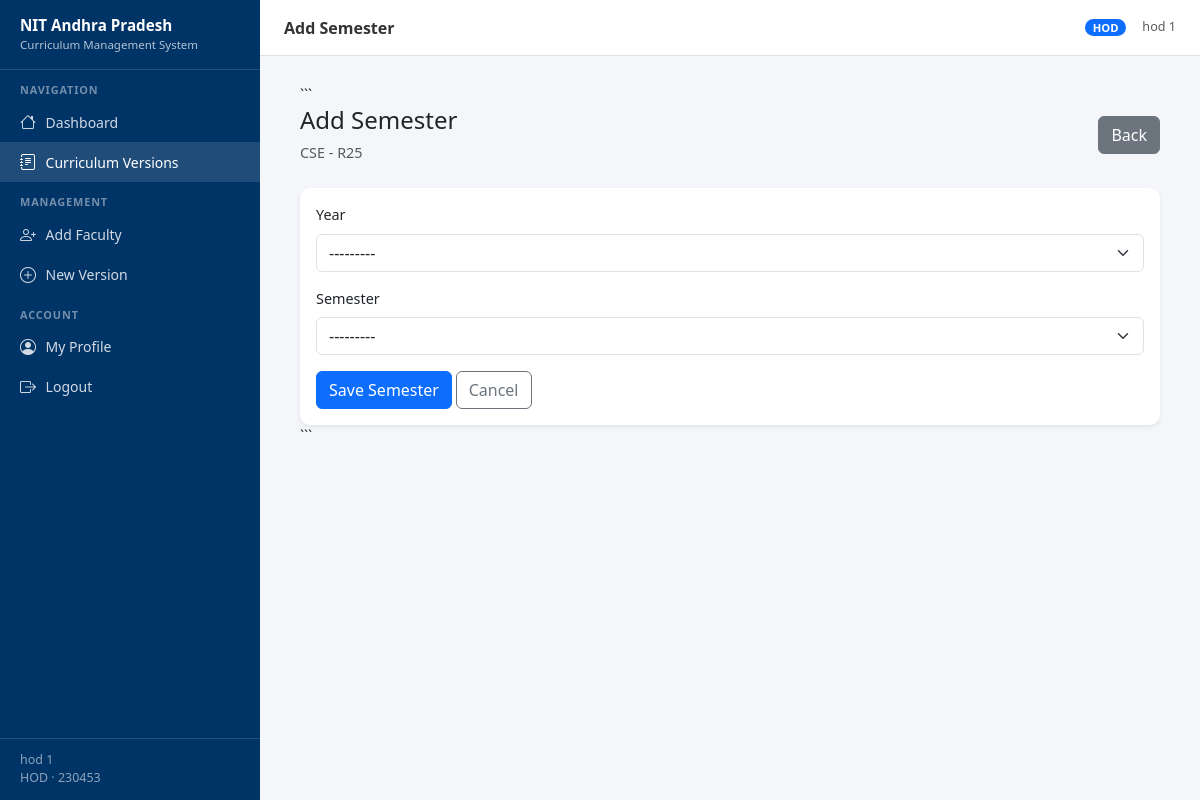
Page /curriculum/version/2/semester/create/ (signed in) on the committed database.
### accounts/models.py (models this page shows, shortened)
class Profile(models.Model):
    ROLE_ADMIN = 'ADMIN'
    ROLE_HOD = 'HOD'
    ROLE_FACULTY = 'FACULTY'
    ROLE_CHOICES = [
        (ROLE_ADMIN, 'Admin'),
        (ROLE_HOD, 'HOD'),
        (ROLE_FACULTY, 'Faculty'),
    ]
    user = models.OneToOneField(User, on_delete=models.CASCADE, related_name='profile')
    role = models.CharField(max_length=20, choices=ROLE_CHOICES)
    department = models.ForeignKey(
        Department,
        on_delete=models.SET_NULL,
        null=True,
        blank=True,
        related_name='profiles'
    )
    employee_id = models.CharField(max_length=50, blank=True)
    phone = models.CharField(max_length=20, blank=True)
    created_at = models.DateTimeField(auto_now_add=True)
    class Meta:
        ordering = ['user__last_name', 'user__first_name']
    @property
    def is_admin(self):
        return self.role == self.ROLE_ADMIN
    @property
    def is_hod(self):
        return self.role == self.ROLE_HOD
    @property
    def display_name(self):
        full = self.user.get_full_name()
        return full if full.strip() else self.user.username

class Department(models.Model):
    name = models.CharField(max_length=200)
    code = models.CharField(max_length=20, unique=True)
    degree = models.CharField(max_length=100, default='B.Tech')
    created_at = models.DateTimeField(auto_now_add=True)
    updated_at = models.DateTimeField(auto_now=True)
    class Meta:
        ordering = ['name']

### curriculum/models.py (models this page shows, shortened)
class CurriculumVersion(models.Model):
    STATUS_DRAFT = 'DRAFT'
    STATUS_PUBLISHED = 'PUBLISHED'
    STATUS_ARCHIVED = 'ARCHIVED'
    STATUS_CHOICES = [
        (STATUS_DRAFT, 'Draft'),
        (STATUS_PUBLISHED, 'Published'),
        (STATUS_ARCHIVED, 'Archived'),
    ]
    department = models.ForeignKey(Department, on_delete=models.CASCADE, related_name='curriculum_versions')
    regulation = models.CharField(max_length=20, help_text="e.g. R20, R24, R28")
    academic_year = models.CharField(max_length=20, help_text="e.g. 2024-25")
    status = models.CharField(max_length=20, choices=STATUS_CHOICES, default=STATUS_DRAFT)
    institute_name = models.CharField(max_length=300, default="National Institute of Technology Andhra Pradesh")
    institute_vision = models.TextField(blank=True)
    institute_mission = models.JSONField(default=list, help_text="List of mission statement strings")
    dept_vision = models.TextField(blank=True)
    dept_mission = models.JSONField(default=list, help_text="List of mission statement strings")
    ga_intro = models.TextField(
        blank=True,
        default="The Graduate Attributes are the knowledge skills and attitudes which the students have at "
                "the time of graduation. These attributes are generic and are common to all engineering programs. "
                "These Graduate Attributes are identified by National Board of Accreditation."
    )
    created_by = models.ForeignKey(User, on_delete=models.SET_NULL, null=True, related_name='created_versions')
    created_at = models.DateTimeField(auto_now_add=True)
    updated_at = models.DateTimeField(auto_now=True)
    class Meta:
        ordering = ['-created_at']
        unique_together = [('department', 'regulation')]
        verbose_name = 'Curriculum Version'

### curriculum/views.py (the view)
    @login_required
    def wrapper(request, *args, **kwargs):
        profile = get_profile(request)
        if not profile or not profile.department:
            return HttpResponseForbidden("No department assigned.")
        return view_func(request, *args, **kwargs)

### curriculum/forms.py
class SemesterForm(forms.ModelForm):
    class Meta:
        model = Semester
        fields = ['year', 'semester']
        widgets = {
            'year': forms.Select(attrs=W_SELECT),
            'semester': forms.Select(attrs=W_SELECT),
        }

### curriculum/views.py (called while the page is built, shortened)
def get_profile(request):
    try:
        return request.user.profile
    except Profile.DoesNotExist:
        return None

def dept_required(view_func):
    @login_required
    def wrapper(request, *args, **kwargs):
        profile = get_profile(request)
        if not profile or not profile.department:
            return HttpResponseForbidden("No department assigned.")
        return view_func(request, *args, **kwargs)
    return wrapper

def get_version_or_403(request, version_pk):
    profile = get_profile(request)
    version = get_object_or_404(CurriculumVersion, pk=version_pk)
    if profile.is_admin:
        return version
    if version.department != profile.department:
        return None
    return version

@dept_required
def semester_create(request, version_pk):
    profile = get_profile(request)
    version = get_version_or_403(request, version_pk)
    if version is None:
        return HttpResponseForbidden()
    form = SemesterForm(request.POST or None)
    return render(request, 'curriculum/semester_form.html', {'form': form, 'version': version})

### templates/curriculum/semester_form.html (shortened to what this page needs)
{% extends "base.html" %}
{% block page_title %}Add Semester{% endblock %}
{% block nav_curriculum %}active{% endblock %}
{% block content %}
<div class="container-fluid">
```
<div class="d-flex justify-content-between align-items-center mb-4">
    <div>
        <h4>Add Semester</h4>
        <p class="text-muted mb-0">
            {{ version.department.name }} - {{ version.regulation }}
        </p>
    </div>
    <a href="{% url 'curriculum:version_detail' version.pk %}"
       class="btn btn-secondary">
        Back
    </a>
</div>
<div class="card shadow-sm">
    <div class="card-body">
        <form method="post">
            {% for field in form %}
                <div class="mb-3">
                    <label class="form-label">
                        {{ field.label }}
                    </label>
                    {{ field }}
                </div>
            {% endfor %}
            <button type="submit"
                    class="btn btn-primary">
                Save Semester
            </button>
            <a href="{% url 'curriculum:version_detail' version.pk %}"
               class="btn btn-outline-secondary">
                Cancel
            </a>
        </form>
    </div>
</div>
```
</div>
{% endblock %}

### templates/base.html (shortened to what this page needs)
<!DOCTYPE html>
<html lang="en">
<head>
  <link href="https://cdn.jsdelivr.net/npm/bootstrap@5.3.3/dist/css/bootstrap.min.css" rel="stylesheet" />
  <link href="https://cdn.jsdelivr.net/npm/bootstrap-icons@1.11.3/font/bootstrap-icons.min.css" rel="stylesheet" />
</head>
<body>
<nav id="sidebar">
  <div class="brand">
    <div class="brand-title">NIT Andhra Pradesh</div>
    <div class="brand-sub">Curriculum Management System</div>
  </div>
  {% if user.is_authenticated %}
    {% with profile=user.profile %}
    <div class="nav-section-label">Navigation</div>
    <a href="{% url 'accounts:dashboard' %}" class="nav-link {% block nav_dashboard %}{% endblock %}">
      <i class="bi bi-house"></i> Dashboard
    </a>
    <a href="{% url 'curriculum:version_list' %}" class="nav-link {% block nav_curriculum %}{% endblock %}">
      <i class="bi bi-journal-text"></i> Curriculum Versions
    </a>
    {% if profile.is_admin or profile.is_hod %}
    <div class="nav-section-label">Management</div>
      {% if profile.is_hod %}
      <a href="{% url 'accounts:create_faculty' %}" class="nav-link">
        <i class="bi bi-person-plus"></i> Add Faculty
      </a>
      <a href="{% url 'curriculum:version_create' %}" class="nav-link">
        <i class="bi bi-plus-circle"></i> New Version
      </a>
      {% endif %}
    {% endif %}
    <div class="nav-section-label">Account</div>
    <a href="{% url 'accounts:edit_profile' %}" class="nav-link">
      <i class="bi bi-person-circle"></i> My Profile
    </a>
    <a href="{% url 'accounts:logout' %}" class="nav-link">
      <i class="bi bi-box-arrow-right"></i> Logout
    </a>
    <div class="sidebar-footer">
      <div>{{ profile.display_name }}</div>
      <div>{{ profile.get_role_display }}
        {% if profile.department %}· {{ profile.department.code }}{% endif %}
      </div>
    </div>
    {% endwith %}
  {% endif %}
</nav>
<div id="topbar">
  <span class="page-title">{% block page_title %}Dashboard{% endblock %}</span>
  {% if user.is_authenticated %}
    {% with profile=user.profile %}
    {% if profile.is_admin %}
      <span class="badge badge-role bg-danger">ADMIN</span>
    {% elif profile.is_hod %}
      <span class="badge badge-role bg-primary">HOD</span>
    {% else %}
      <span class="badge badge-role bg-secondary">FACULTY</span>
    {% endif %}
    <span class="text-muted small d-none d-sm-inline">{{ user.get_full_name|default:user.username }}</span>
    {% endwith %}
  {% endif %}
</div>
<div id="main-content">
  {% block content %}{% endblock %}
</div>
</body>
</html>

### templates/base.html (style rules this page uses)
:root { --sidebar-width: 260px; --topbar-height: 56px; --primary: #003366; --primary-light: #e8f0fb; --accent: #c8102e; --text-muted-custom: #6c757d; }
body { background: #f4f6f9; font-family: 'Segoe UI', sans-serif; font-size: 0.9rem; }
#sidebar { position: fixed; top: 0; left: 0; width: var(--sidebar-width); height: 100vh; background: var(--primary); display: flex; flex-direction: column; z-index: 1040; transition: transform 0.3s ease; overflow-y: auto; }
#sidebar .brand { padding: 1rem 1.25rem; border-bottom: 1px solid rgba(255,255,255,0.15); color: #fff; }
#sidebar .brand-title { font-size: 0.95rem; font-weight: 700; line-height: 1.3; }
#sidebar .brand-sub { font-size: 0.72rem; opacity: 0.7; }
#sidebar .nav-section-label { padding: 0.75rem 1.25rem 0.25rem; font-size: 0.68rem; font-weight: 700; text-transform: uppercase; letter-spacing: 0.08em; color: rgba(255,255,255,0.45); }
#sidebar .nav-link { padding: 0.5rem 1.25rem; color: rgba(255,255,255,0.82); border-radius: 0; display: flex; align-items: center; gap: 0.6rem; font-size: 0.875rem; transition: background 0.15s; }
#sidebar .nav-link:hover, #sidebar .nav-link.active { background: rgba(255,255,255,0.12); color: #fff; }
#sidebar .nav-link .bi { font-size: 1rem; flex-shrink: 0; }
#sidebar .sidebar-footer { margin-top: auto; padding: 0.75rem 1.25rem; border-top: 1px solid rgba(255,255,255,0.15); font-size: 0.78rem; color: rgba(255,255,255,0.55); }
#topbar { position: fixed; top: 0; left: var(--sidebar-width); right: 0; height: var(--topbar-height); background: #fff; border-bottom: 1px solid #e0e0e0; display: flex; align-items: center; padding: 0 1.5rem; z-index: 1030; gap: 1rem; }
#topbar .page-title { font-weight: 600; font-size: 1rem; color: #333; flex: 1; }
#topbar .badge-role { font-size: 0.7rem; padding: 0.3em 0.7em; border-radius: 20px; }
#main-content { margin-left: var(--sidebar-width); margin-top: var(--topbar-height); padding: 1.75rem; min-height: calc(100vh - var(--topbar-height)); }
.card { border: none; border-radius: 10px; box-shadow: 0 1px 6px rgba(0,0,0,0.07); }

### rows in the picture
Profile: display_name "hod 1", role "HOD", department.code "230453"
CurriculumVersion: department.name "CSE", regulation "R25"

### other values in the picture
{{ user.get_full_name|default:user.username }} "hod 1"
{{ field.label }} "Year" "Semester"
